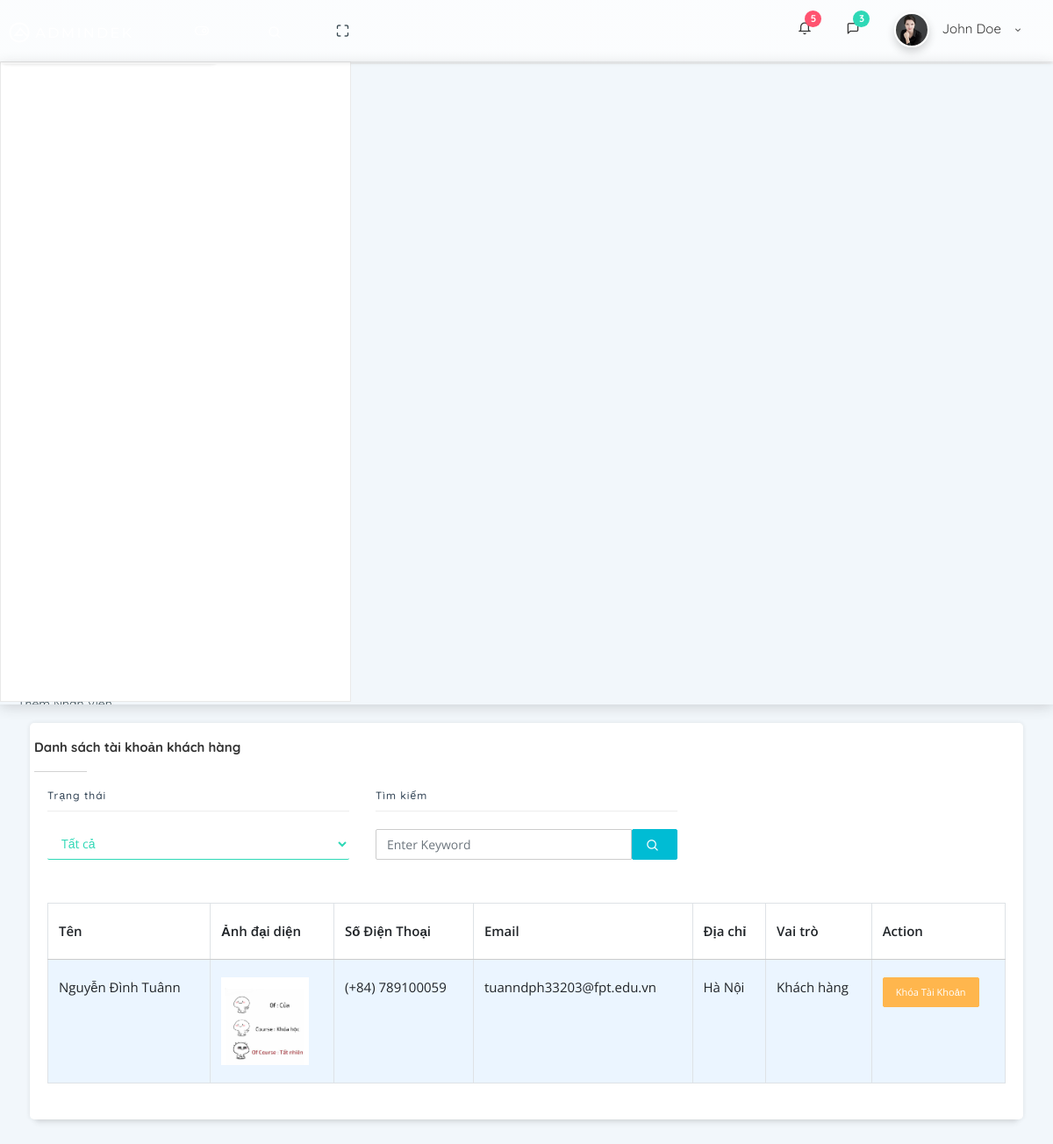
Screenshot of /admin/users/customer with the database file from the repository.
### tables this page shows
CREATE TABLE `user` (
  `user_id` int NOT NULL,
  `avatar` varchar(255) NOT NULL,
  `username` varchar(200) NOT NULL,
  `phone` varchar(20) NOT NULL,
  `email` varchar(200) NOT NULL DEFAULT '0',
  `password` varchar(255) NOT NULL DEFAULT '0',
  `birth_day` date NOT NULL,
  `address` text NOT NULL,
  `sex_id` int NOT NULL,
  `role_id` int NOT NULL,
  `status_id` int NOT NULL
);

CREATE TABLE `role` (
  `role_id` int NOT NULL,
  `role_name` varchar(255) NOT NULL
);

### src/Controller.php (called while the page is built, shortened)
<?php
class Controller {
    protected function renderAdmin($view, $data = []) {
        include "Views/admin/master.php";
    }
}

### src/Controllers/Admin/UserController.php (called while the page is built, shortened)
<?php
class UserController extends Controller
{
    public function customer()
    {
        $status = (new StatusUser())->all("status_user_id");
        $columns = [
            "role" => ['role_name', 'role_id']
        ];
        $where = [];
        $groupByColumn = "user_id";
        $users = (new User())->getAll($columns, $where, $groupByColumn);
        $this->renderAdmin(
            "users/listCustomer",
            [
                "users" => $users,
                "status" => $status
            ]
        );
    }
}

### index.php (called while the page is built, shortened)
<?php
require 'routes.php';
$uri = $_SERVER['REQUEST_URI'];
$router->dispatch($uri);

### src/Model.php (called while the page is built, shortened)
<?php
class Model
{
    protected $conn;
    protected $table;
    public function __construct()
    {
        try {
            $host = DB_HOST;
            $dbname = DB_DATABASE;
            $username = DB_USERNAME;
            $password = DB_PASSWORD;
            $this->conn = new \PDO("mysql:host=$host;dbname=$dbname", $username, $password);
            $this->conn->setAttribute(\PDO::ATTR_ERRMODE, \PDO::ERRMODE_EXCEPTION);
        } catch (\PDOException $e) {
            die($e->getMessage());
        }
    }
    public function getAll($columns, $where, $groupByColumn)
    {
        $joinStatements = [];
        foreach ($columns as $table => $columnArr) {
            $joinStatements[] = "INNER JOIN `{$table}` ON `{$this->table}`.`{$table}_id` = `{$table}`.`{$table}_id`";
        }
        $sql = "SELECT * FROM `{$this->table}`
    " . implode(' ', $joinStatements);
        $sql .= " GROUP BY `{$this->table}`.`{$groupByColumn}`";
        $stmt = $this->conn->prepare($sql);
        $stmt->execute();
        $stmt->setFetchMode(\PDO::FETCH_ASSOC);
        return $stmt->fetchAll();
    }
    public function __destruct()
    {
        $this->conn = null;
    }
}

### src/Views/admin/users/listCustomer.php (the view, shortened to what this page needs)
<div class="pcoded-content">
    <div class="pcoded-inner-content">
        <div class="main-body">
            <div class="page-wrapper">
                <div class="page-body">
                    <div class="card">
                        <div class="card-header container">
                            <div class="row">
                                <h5>Danh sách tài khoản khách hàng</h5>
                            </div>
                        </div>
                        <div class="card-block">
                            <form class="dt-reponsive row" method="post" action="">
                                <div class="col-sm-4 col-xl-4 m-b-30">
                                    <h4 class="sub-title">Trạng thái</h4>
                                    <select name="status_id" class="form-control form-control-success">
                                        <option value="" selected>Tất cả</option>
                                    </select>
                                </div>
                                <div class="col-sm-4 col-xl-4 m-b-30  header-search">
                                    <h4 class="sub-title">Tìm kiếm</h4>
                                    <div class="main-search morphsearch-search">
                                        <div class="input-group">
                                            <input type="text" name="username" class="form-control" placeholder="Enter Keyword">
                                            <button type="submit" class="btn btn-info" name="btn-search">
                                                <i class="feather icon-search"></i>
                                            </button>
                                        </div>
                                    </div>
                                </div>
                            </form>
                            <div class="dt-responsive table-responsive">
                                <table id="base-style" class="table table-striped table-bordered nowrap">
                                    <thead>
                                        <tr>
                                            <th>Tên</th>
                                            <th>Ảnh đại diện</th>
                                            <th>Số Điện Thoại</th>
                                            <th>Email</th>
                                            <th>Địa chỉ</th>
                                            <th>Vai trò</th>
                                            <th>Action</th>
                                        </tr>
                                    </thead>
                                    <tbody>
                                        <?php foreach ($users as $user) : ?>
                                            <tr>
                                                <td><?= $user['username'] ?></td>
                                                <td><img src="/assets/img/avatar/<?= $user['avatar'] ?>" width="100px" - height="100px" alt=""></td>
                                                <td><?= $user['phone'] ?></td>
                                                <td><?= $user['email'] ?></td>
                                                <td><?= $user['address'] ?></td>
                                                <td><?= $user['role_name'] ?></td>
                                                <td>
                                                    <?php if ($user['status_id'] == 1) { ?>
                                                        <a href="/admin/users/lock?id=<?= $user['user_id'] ?>" onclick="return confirm('Bạn có chắc chắn muốn khóa?');" class="btn btn-warning btn-sm mb-4">Khóa tài khoản</a>
                                                    <?php } else { ?>
                                                        <a href="/admin/users/active?id=<?= $user['user_id'] ?>" onclick="return confirm('Bạn có chắc chắn muốn mở khóa?');" class="btn btn-warning btn-sm mb-4">Mở khóa tài khoản</a>
                                                    <?php } ?>
                                                    <br>
                                                </td>
                                            </tr>
                                        <?php endforeach; ?>
                                    </tbody>
                                </table>
                            </div>
                        </div>
                    </div>
                </div>
            </div>
        </div>
    </div>
</div>

### rows the page displays
user: username "Nguyễn Đình Tuânn", avatar (picture), phone "(+84) 789100059", email "tuanndph33203@fpt.edu.vn", address "Hà Nội", role.role_name "Khách hàng"
